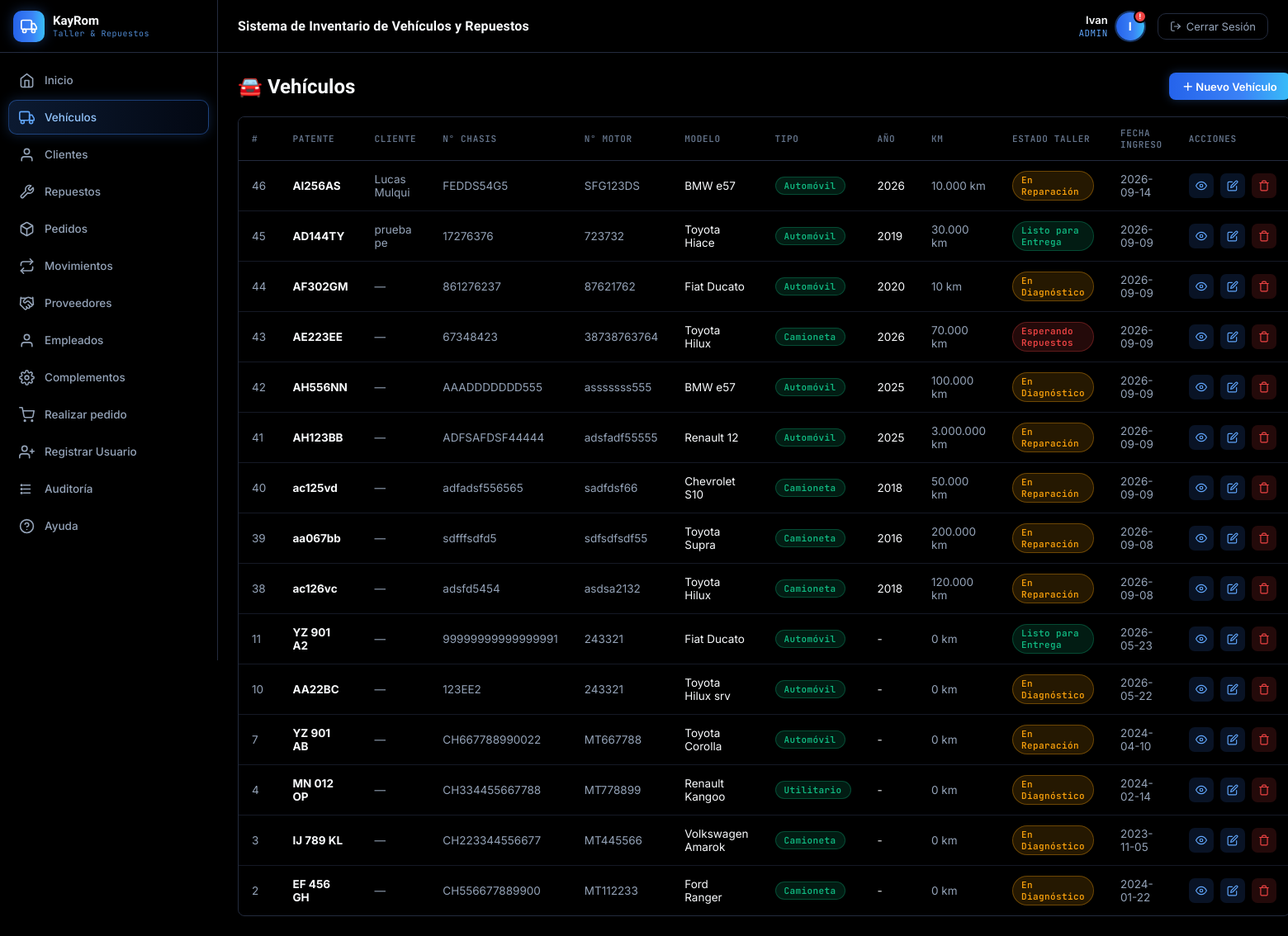
Before: /index.php?page=vehiculos (signed in) with the older database file.
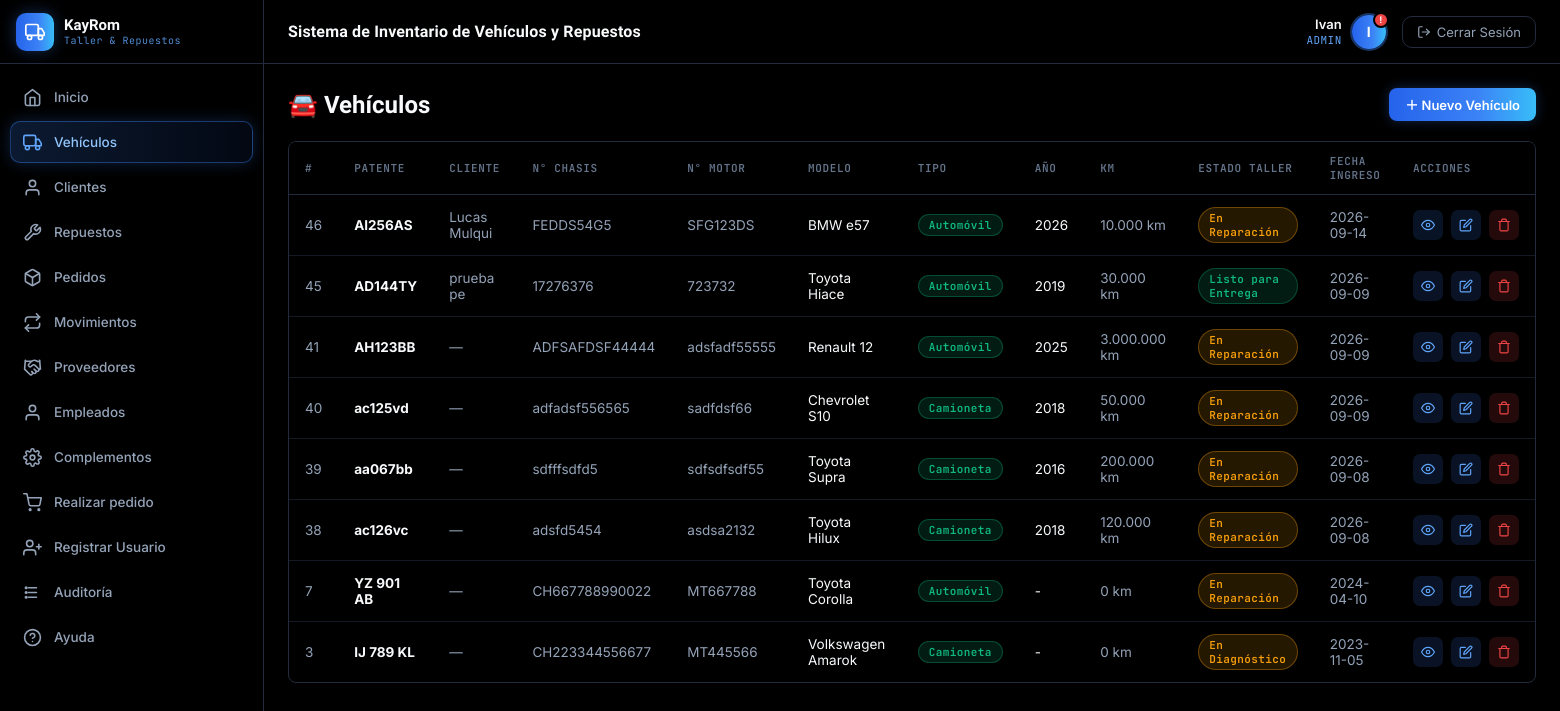
After: the same page with the newer database file.
### tables this page shows
CREATE TABLE `vehiculo` (
  `id` int NOT NULL AUTO_INCREMENT,
  `cantidad_vehiculo` int DEFAULT '0',
  `patente` varchar(20) DEFAULT NULL,
  `numero_chasis` varchar(20) DEFAULT NULL,
  `numero_motor` varchar(30) DEFAULT NULL,
  `fecha_ingreso` datetime DEFAULT NULL,
  `compatibilidad_repuestos_id` int DEFAULT '0',
  `tipo_vehiculo_id` int DEFAULT NULL,
  `modelo_vehiculo_id` int DEFAULT NULL,
  `estado_taller` varchar(30) NOT NULL DEFAULT 'En Diagnóstico',
  `kilometraje` int NOT NULL DEFAULT '0',
  `anio` int DEFAULT NULL,
  `cliente_id` int DEFAULT NULL,
  PRIMARY KEY (`id`),
  KEY `tipo_vehiculo_id` (`tipo_vehiculo_id`),
  KEY `modelo_vehiculo_id` (`modelo_vehiculo_id`),
  KEY `fk_vehiculo_cliente` (`cliente_id`),
  CONSTRAINT `fk_vehiculo_cliente` FOREIGN KEY (`cliente_id`) REFERENCES `cliente` (`id`) ON DELETE SET NULL,
  CONSTRAINT `vehiculo_ibfk_1` FOREIGN KEY (`tipo_vehiculo_id`) REFERENCES `tipo_vehiculo` (`id`),
  CONSTRAINT `vehiculo_ibfk_2` FOREIGN KEY (`modelo_vehiculo_id`) REFERENCES `modelo_vehiculo` (`id`)
);

CREATE TABLE `cliente` (
  `id` int NOT NULL AUTO_INCREMENT,
  `nombre` varchar(60) NOT NULL,
  `apellido` varchar(60) NOT NULL,
  `dni` varchar(20) NOT NULL,
  `telefono` varchar(30) DEFAULT NULL,
  PRIMARY KEY (`id`),
  UNIQUE KEY `uq_cliente_dni` (`dni`)
);

CREATE TABLE `modelo_vehiculo` (
  `id` int NOT NULL AUTO_INCREMENT,
  `modelo_vehiculo` varchar(45) NOT NULL,
  `anio_vehiculo` int DEFAULT NULL,
  PRIMARY KEY (`id`)
);

CREATE TABLE `tipo_vehiculo` (
  `id` int NOT NULL AUTO_INCREMENT,
  `tipo_vehiculo` varchar(100) NOT NULL,
  PRIMARY KEY (`id`)
);

### backend/vehiculos/controller/VehiculoController.php (called while the page is built, shortened)
<?php
class VehiculoController {
    private $model;
    public function __construct() {
        $this->model = new VehiculoModel();
    }
    public function index() {
        $data = [
            'vehiculos'  => $this->model->getAll(),
            'modelos'    => $this->model->getModelos(),
            'tipos'      => $this->model->getTipos(),
            'activePage' => 'vehiculos'
        ];
        require_once 'backend/vehiculos/views/vehiculos_listado.php';
    }
}

### config/base_datos.php (called while the page is built, shortened)
<?php
class Database {
    private static $instance = null;
    public $conexion;
    private function __construct() {
        $this->conexion = new mysqli(DB_HOST, DB_USER, DB_PASS, DB_NAME);
        $this->conexion->set_charset(DB_CHARSET);
    }
    public static function getInstance() {
        if (self::$instance === null) {
            self::$instance = new Database();
        }
        return self::$instance;
    }
    public function getConexion() {
        return $this->conexion;
    }
}

### backend/vehiculos/model/VehiculoModel.php (called while the page is built, shortened)
<?php
class VehiculoModel {
    private $db;
    public function __construct() {
        $this->db = Database::getInstance()->getConexion();
    }
    public function getAll() {
        $sql = "SELECT v.*, mv.modelo_vehiculo, mv.anio_vehiculo, tv.tipo_vehiculo,
                       cl.nombre AS cliente_nombre, cl.apellido AS cliente_apellido, cl.dni AS cliente_dni, cl.telefono AS cliente_telefono
                FROM vehiculo v
                LEFT JOIN modelo_vehiculo mv ON v.modelo_vehiculo_id = mv.id
                LEFT JOIN tipo_vehiculo tv   ON v.tipo_vehiculo_id   = tv.id
                LEFT JOIN cliente cl         ON v.cliente_id        = cl.id
                ORDER BY v.id DESC";
        $result = $this->db->query($sql);
        return $result ? $result->fetch_all(MYSQLI_ASSOC) : [];
    }
    public function getModelos() {
        $result = $this->db->query("SELECT * FROM modelo_vehiculo ORDER BY modelo_vehiculo ASC");
        return $result ? $result->fetch_all(MYSQLI_ASSOC) : [];
    }
    public function getTipos() {
        $result = $this->db->query("SELECT * FROM tipo_vehiculo ORDER BY tipo_vehiculo ASC");
        return $result ? $result->fetch_all(MYSQLI_ASSOC) : [];
    }
}

### backend/vehiculos/views/vehiculos_listado.php (the view, shortened to what the rows shown need)
<?php require_once 'compartidoCREO/views/encabezado.php'; ?>
<div class="page-header">
    <h1>🚘 Vehículos</h1>
</div>
<div class="panel">
    <div class="panel-body">
        <table>
            <thead>
                <tr><th>#</th><th>Patente</th><th>Cliente</th><th>N° Chasis</th><th>N° Motor</th><th>Modelo</th><th>Tipo</th><th>Año</th><th>Km</th><th>Estado Taller</th><th>Fecha Ingreso</th><th>Acciones</th></tr>
            </thead>
            <tbody>
            <?php if(empty($data['vehiculos'])): ?>
                <tr><td colspan="12" style="text-align:center;color:var(--text-muted);padding:30px;">No hay vehículos registrados</td></tr>
            <?php else: foreach($data['vehiculos'] as $v): ?>
                <tr>
                    <td style="color:var(--text-muted);"><?= $v['id'] ?></td>
                    <td><strong><?= htmlspecialchars($v['patente'] ?? '-') ?></strong></td>
                    <td style="color:var(--text-muted);">
                        <?php if (!empty($v['cliente_nombre'])): ?>
                            <?= htmlspecialchars($v['cliente_nombre'] . ' ' . $v['cliente_apellido']) ?>
                        <?php else: ?>
                            —
                        <?php endif; ?>
                    </td>
                    <td style="color:var(--text-muted);"><?= htmlspecialchars($v['numero_chasis'] ?? '-') ?></td>
                    <td style="color:var(--text-muted);"><?= htmlspecialchars($v['numero_motor'] ?? '-') ?></td>
                    <td><?= htmlspecialchars($v['modelo_vehiculo'] ?? '-') ?></td>
                    <td><span class="badge-status disponible"><?= htmlspecialchars($v['tipo_vehiculo'] ?? '-') ?></span></td>
                    <td><?= $v['anio'] ?? '-' ?></td>
                    <td style="color:var(--text-muted);"><?= number_format($v['kilometraje'] ?? 0, 0, ',', '.') ?> km</td>
                    <td>
                        <?php
                            $estadoBadge = ['En Diagnóstico'=>'reparacion','En Reparación'=>'reparacion','Esperando Repuestos'=>'vendido','Listo para Entrega'=>'disponible','Entregado'=>'disponible'];
                            $et = $v['estado_taller'] ?? 'En Diagnóstico';
                        ?>
                        <span class="badge-status <?= $estadoBadge[$et] ?? 'reparacion' ?>"><?= htmlspecialchars($et) ?></span>
                    </td>
                    <td style="color:var(--text-muted);"><?= isset($v['fecha_ingreso']) ? substr($v['fecha_ingreso'],0,10) : '-' ?></td>
                    <td>
                        <div class="action-icons">
                            <a href="index.php?page=vehiculos&action=verFicha&id=<?= $v['id'] ?>" class="action-edit" title="Ver ficha técnica"><svg width="14" height="14" viewBox="0 0 24 24" fill="none" stroke="currentColor" stroke-width="2" stroke-linecap="round" stroke-linejoin="round"><path d="M1 12s4-8 11-8 11 8 11 8-4 8-11 8-11-8-11-8z"/><circle cx="12" cy="12" r="3"/></svg></a>
                            <a href="#" class="action-edit"
                               onclick="return abrirVehiculo({
                                    id: <?= $v['id'] ?>,
                                    patente: <?= htmlspecialchars(json_encode($v['patente']), ENT_QUOTES, 'UTF-8') ?>,
                                    numero_chasis: <?= htmlspecialchars(json_encode($v['numero_chasis']), ENT_QUOTES, 'UTF-8') ?>,
                                    numero_motor: <?= htmlspecialchars(json_encode($v['numero_motor']), ENT_QUOTES, 'UTF-8') ?>,
                                    modelo_vehiculo_id: <?= (int)($v['modelo_vehiculo_id'] ?? 0) ?>,
                                    tipo_vehiculo_id: <?= (int)($v['tipo_vehiculo_id'] ?? 0) ?>,
                                    estado_taller: <?= htmlspecialchars(json_encode($v['estado_taller'] ?? 'En Diagnóstico'), ENT_QUOTES, 'UTF-8') ?>,
                                    cliente_nombre: <?= htmlspecialchars(json_encode($v['cliente_nombre']), ENT_QUOTES, 'UTF-8') ?>,
                                    cliente_apellido: <?= htmlspecialchars(json_encode($v['cliente_apellido']), ENT_QUOTES, 'UTF-8') ?>,
                                    cliente_dni: <?= htmlspecialchars(json_encode($v['cliente_dni']), ENT_QUOTES, 'UTF-8') ?>,
                                    cliente_telefono: <?= htmlspecialchars(json_encode($v['cliente_telefono']), ENT_QUOTES, 'UTF-8') ?>,
                                    anio: <?= (int)($v['anio'] ?? 0) ?>,
                                    kilometraje: <?= (int)($v['kilometraje'] ?? 0) ?>,
                                    fecha_ingreso: <?= htmlspecialchars(json_encode(substr($v['fecha_ingreso'] ?? '', 0, 10)), ENT_QUOTES, 'UTF-8') ?>
                               })"><svg width="14" height="14" viewBox="0 0 24 24" fill="none" stroke="currentColor" stroke-width="2" stroke-linecap="round" stroke-linejoin="round"><path d="M11 4H4a2 2 0 0 0-2 2v14a2 2 0 0 0 2 2h14a2 2 0 0 0 2-2v-7"/><path d="M18.5 2.5a2.121 2.121 0 0 1 3 3L12 15l-4 1 1-4 9.5-9.5z"/></svg></a>
                            <a href="index.php?page=vehiculos&action=delete&id=<?= $v['id'] ?>" class="action-delete"
                               onclick="return confirmarAccion(this.href, '¿Eliminar este vehículo?')"><svg width="14" height="14" viewBox="0 0 24 24" fill="none" stroke="currentColor" stroke-width="2" stroke-linecap="round" stroke-linejoin="round"><polyline points="3 6 5 6 21 6"/><path d="M19 6v14a2 2 0 0 1-2 2H7a2 2 0 0 1-2-2V6m3 0V4a2 2 0 0 1 2-2h4a2 2 0 0 1 2 2v2"/></svg></a>
                        </div>
                    </td>
                </tr>
            <?php endforeach; endif; ?>
            </tbody>
        </table>
    </div>
</div>
<?php require_once 'compartidoCREO/views/pie_pagina.php'; ?>

Changed rows visible on the page:
removed vehiculo: id "44", patente "AF302GM", numero_chasis "861276237", numero_motor "87621762", modelo_vehiculo.modelo_vehiculo "Fiat Ducato", tipo_vehiculo.tipo_vehiculo "Automóvil", anio "2020", kilometraje "10", estado_taller "En Diagnóstico", fecha_ingreso "2026-09-09"
removed vehiculo: id "43", patente "AE223EE", numero_chasis "67348423", numero_motor "38738763764", modelo_vehiculo.modelo_vehiculo "Toyota Hilux", tipo_vehiculo.tipo_vehiculo "Camioneta", anio "2026", kilometraje "70.000", estado_taller "Esperando Repuestos", fecha_ingreso "2026-09-09"
removed vehiculo: id "42", patente "AH556NN", numero_chasis "AAADDDDDDD555", numero_motor "asssssss555", modelo_vehiculo.modelo_vehiculo "BMW e57", tipo_vehiculo.tipo_vehiculo "Automóvil", anio "2025", kilometraje "100.000", estado_taller "En Diagnóstico", fecha_ingreso "2026-09-09"
removed vehiculo: id "11", patente "YZ 901 A2", numero_chasis "99999999999999991", numero_motor "243321", modelo_vehiculo.modelo_vehiculo "Fiat Ducato", tipo_vehiculo.tipo_vehiculo "Automóvil", anio "-", kilometraje "0", estado_taller "Listo para Entrega", fecha_ingreso "2026-05-23"
removed vehiculo: id "10", patente "AA22BC", numero_chasis "123EE2", numero_motor "243321", modelo_vehiculo.modelo_vehiculo "Toyota Hilux srv", tipo_vehiculo.tipo_vehiculo "Automóvil", anio "-", kilometraje "0", estado_taller "En Diagnóstico", fecha_ingreso "2026-05-22"
removed vehiculo: id "4", patente "MN 012 OP", numero_chasis "CH334455667788", numero_motor "MT778899", modelo_vehiculo.modelo_vehiculo "Renault Kangoo", tipo_vehiculo.tipo_vehiculo "Utilitario", anio "-", kilometraje "0", estado_taller "En Diagnóstico", fecha_ingreso "2024-02-14"
removed vehiculo: id "2", patente "EF 456 GH", numero_chasis "CH556677889900", numero_motor "MT112233", modelo_vehiculo.modelo_vehiculo "Ford Ranger", tipo_vehiculo.tipo_vehiculo "Camioneta", anio "-", kilometraje "0", estado_taller "En Diagnóstico", fecha_ingreso "2024-01-22"
